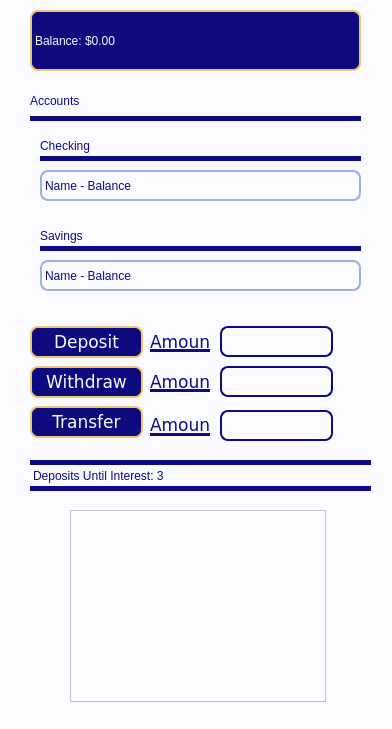
<?xml version="1.0" encoding="UTF-8"?>
<ui version="4.0">
 <class>bankAccount</class>
 <widget class="QMainWindow" name="bankAccount">
  <property name="geometry">
   <rect>
    <x>0</x>
    <y>0</y>
    <width>392</width>
    <height>729</height>
   </rect>
  </property>
  <property name="windowTitle">
   <string>MainWindow</string>
  </property>
  <property name="styleSheet">
   <string notr="true">background-color: rgb(250,250,255)</string>
  </property>
  <widget class="QWidget" name="centralwidget">
   <widget class="QStackedWidget" name="stackedWidget">
    <property name="geometry">
     <rect>
      <x>0</x>
      <y>0</y>
      <width>391</width>
      <height>731</height>
     </rect>
    </property>
    <property name="currentIndex">
     <number>1</number>
    </property>
    <widget class="QWidget" name="loginPage">
     <widget class="QLabel" name="welcomeLabel">
      <property name="geometry">
       <rect>
        <x>40</x>
        <y>20</y>
        <width>321</width>
        <height>81</height>
       </rect>
      </property>
      <property name="styleSheet">
       <string notr="true">color: rgb(250, 250, 255);
border: 2px solid rgb(240,197,113);
font: 20pt &quot;Verdana&quot;;
background-color: rgb(14, 11, 128);
border-radius: 8px</string>
      </property>
      <property name="text">
       <string>Welcome to                    Computer Science Bank</string>
      </property>
      <property name="alignment">
       <set>Qt::AlignCenter</set>
      </property>
      <property name="wordWrap">
       <bool>true</bool>
      </property>
     </widget>
     <widget class="QLineEdit" name="usernameEntry">
      <property name="geometry">
       <rect>
        <x>40</x>
        <y>210</y>
        <width>321</width>
        <height>31</height>
       </rect>
      </property>
      <property name="styleSheet">
       <string notr="true">border: 2px solid rgb(240,197,113);
</string>
      </property>
      <property name="placeholderText">
       <string>Enter username</string>
      </property>
     </widget>
     <widget class="QLabel" name="usernameLabel_2">
      <property name="geometry">
       <rect>
        <x>40</x>
        <y>170</y>
        <width>321</width>
        <height>31</height>
       </rect>
      </property>
      <property name="styleSheet">
       <string notr="true">color: rgb(14,11,128);
font: 13pt &quot;Verdana&quot;;
border-bottom: 5px solid rgb(14,11,128);</string>
      </property>
      <property name="text">
       <string>Username</string>
      </property>
     </widget>
     <widget class="QLineEdit" name="passwordEntry">
      <property name="geometry">
       <rect>
        <x>40</x>
        <y>290</y>
        <width>321</width>
        <height>31</height>
       </rect>
      </property>
      <property name="styleSheet">
       <string notr="true">border: 2px solid rgb(240,197,113);
</string>
      </property>
      <property name="placeholderText">
       <string>Enter password</string>
      </property>
      <property name="clearButtonEnabled">
       <bool>false</bool>
      </property>
     </widget>
     <widget class="QLabel" name="passwordLabel">
      <property name="geometry">
       <rect>
        <x>40</x>
        <y>250</y>
        <width>321</width>
        <height>31</height>
       </rect>
      </property>
      <property name="styleSheet">
       <string notr="true">color: rgb(14,11,128);
font: 13pt &quot;Verdana&quot;;
border-bottom: 5px solid rgb(14,11,128);</string>
      </property>
      <property name="text">
       <string>Password</string>
      </property>
     </widget>
     <widget class="QLabel" name="passwordEntryLabel">
      <property name="geometry">
       <rect>
        <x>40</x>
        <y>320</y>
        <width>321</width>
        <height>51</height>
       </rect>
      </property>
      <property name="styleSheet">
       <string notr="true">color: rgb(14,11,128);
font: 10pt &quot;Verdana&quot;;
</string>
      </property>
      <property name="text">
       <string>Password must be 7 characters long and contain at least one number and one symbol</string>
      </property>
      <property name="wordWrap">
       <bool>true</bool>
      </property>
     </widget>
     <widget class="QPushButton" name="submitButton">
      <property name="geometry">
       <rect>
        <x>40</x>
        <y>690</y>
        <width>311</width>
        <height>31</height>
       </rect>
      </property>
      <property name="styleSheet">
       <string notr="true">background-color: rgb(14, 11, 128);
border: 2px solid rgb(240, 197,113);
color: rgb(250, 250, 250);
font: 13pt Verdana;
border-radius: 8px;</string>
      </property>
      <property name="text">
       <string>Submit</string>
      </property>
     </widget>
     <widget class="QLineEdit" name="passwordSUlabel_2">
      <property name="geometry">
       <rect>
        <x>40</x>
        <y>650</y>
        <width>321</width>
        <height>31</height>
       </rect>
      </property>
      <property name="styleSheet">
       <string notr="true">border: 2px solid rgb(240,197,113);
</string>
      </property>
      <property name="placeholderText">
       <string>Enter password</string>
      </property>
      <property name="clearButtonEnabled">
       <bool>false</bool>
      </property>
     </widget>
     <widget class="QLabel" name="usernameSUlabel">
      <property name="geometry">
       <rect>
        <x>40</x>
        <y>530</y>
        <width>321</width>
        <height>31</height>
       </rect>
      </property>
      <property name="styleSheet">
       <string notr="true">color: rgb(14,11,128);
font: 13pt &quot;Verdana&quot;;
border-bottom: 5px solid rgb(14,11,128);</string>
      </property>
      <property name="text">
       <string>Username</string>
      </property>
     </widget>
     <widget class="QLineEdit" name="usernameSUentry">
      <property name="geometry">
       <rect>
        <x>40</x>
        <y>570</y>
        <width>321</width>
        <height>31</height>
       </rect>
      </property>
      <property name="styleSheet">
       <string notr="true">border: 2px solid rgb(240,197,113);
</string>
      </property>
      <property name="placeholderText">
       <string>Enter username</string>
      </property>
     </widget>
     <widget class="QLabel" name="passwordSUlabel">
      <property name="geometry">
       <rect>
        <x>40</x>
        <y>610</y>
        <width>321</width>
        <height>31</height>
       </rect>
      </property>
      <property name="styleSheet">
       <string notr="true">color: rgb(14,11,128);
font: 13pt &quot;Verdana&quot;;
border-bottom: 5px solid rgb(14,11,128);</string>
      </property>
      <property name="text">
       <string>Password</string>
      </property>
     </widget>
     <widget class="QLabel" name="loginLabel">
      <property name="geometry">
       <rect>
        <x>40</x>
        <y>120</y>
        <width>331</width>
        <height>41</height>
       </rect>
      </property>
      <property name="styleSheet">
       <string notr="true">color: rgb(14,11,128);
font: 20pt &quot;Verdana&quot;;
border-bottom: 5px solid rgb(14,11,128);</string>
      </property>
      <property name="text">
       <string>LOGIN</string>
      </property>
     </widget>
     <widget class="QLabel" name="signUpLabel">
      <property name="geometry">
       <rect>
        <x>40</x>
        <y>480</y>
        <width>331</width>
        <height>41</height>
       </rect>
      </property>
      <property name="styleSheet">
       <string notr="true">color: rgb(14,11,128);
font: 20pt &quot;Verdana&quot;;
border-bottom: 5px solid rgb(14,11,128);</string>
      </property>
      <property name="text">
       <string>SIGN UP</string>
      </property>
     </widget>
    </widget>
    <widget class="QWidget" name="homePage">
     <widget class="QLabel" name="amountLabel3">
      <property name="geometry">
       <rect>
        <x>150</x>
        <y>415</y>
        <width>60</width>
        <height>21</height>
       </rect>
      </property>
      <property name="styleSheet">
       <string notr="true">color: rgb(14, 11, 128);
font: 13pt Verdana;
border-bottom: 3px solid rgb(14,11,128);</string>
      </property>
      <property name="text">
       <string>Amount: </string>
      </property>
     </widget>
     <widget class="QLabel" name="savingsNameBalanceLabel">
      <property name="geometry">
       <rect>
        <x>40</x>
        <y>260</y>
        <width>321</width>
        <height>31</height>
       </rect>
      </property>
      <property name="styleSheet">
       <string notr="true">color: rgb(14,11,128);
font: 13pt &quot;Verdana&quot;;
border: 2px solid rgb(152,181,217);
border-radius: 8px;</string>
      </property>
      <property name="text">
       <string>Name - Balance</string>
      </property>
     </widget>
     <widget class="QLineEdit" name="depositAmt">
      <property name="geometry">
       <rect>
        <x>220</x>
        <y>326</y>
        <width>113</width>
        <height>31</height>
       </rect>
      </property>
      <property name="styleSheet">
       <string notr="true">color: rgb(14, 11, 128);
font: 13pt Verdana;
border: 2px solid rgb(14, 11, 128);
border-radius: 8px;</string>
      </property>
      <property name="text">
       <string/>
      </property>
     </widget>
     <widget class="QLabel" name="checkingLabel">
      <property name="geometry">
       <rect>
        <x>40</x>
        <y>130</y>
        <width>321</width>
        <height>31</height>
       </rect>
      </property>
      <property name="styleSheet">
       <string notr="true">color: rgb(14,11,128);
font: 13pt &quot;Verdana&quot;;
border-bottom: 5px solid rgb(14,11,128);</string>
      </property>
      <property name="text">
       <string>Checking </string>
      </property>
     </widget>
     <widget class="QLineEdit" name="withdrawAmt">
      <property name="geometry">
       <rect>
        <x>220</x>
        <y>366</y>
        <width>113</width>
        <height>31</height>
       </rect>
      </property>
      <property name="styleSheet">
       <string notr="true">color: rgb(14, 11, 128);
font: 13pt Verdana;
border: 2px solid rgb(14, 11, 128);
border-radius: 8px;</string>
      </property>
      <property name="text">
       <string/>
      </property>
     </widget>
     <widget class="QLineEdit" name="transferAmt">
      <property name="geometry">
       <rect>
        <x>220</x>
        <y>410</y>
        <width>113</width>
        <height>31</height>
       </rect>
      </property>
      <property name="styleSheet">
       <string notr="true">color: rgb(14, 11, 128);
font: 13pt Verdana;
border: 2px solid rgb(14, 11, 128);
border-radius: 8px;</string>
      </property>
      <property name="text">
       <string/>
      </property>
     </widget>
     <widget class="QLabel" name="label_25">
      <property name="geometry">
       <rect>
        <x>110</x>
        <y>560</y>
        <width>181</width>
        <height>91</height>
       </rect>
      </property>
      <property name="text">
       <string>Balance over time chart</string>
      </property>
     </widget>
     <widget class="QLabel" name="savingsLabel">
      <property name="geometry">
       <rect>
        <x>40</x>
        <y>220</y>
        <width>321</width>
        <height>31</height>
       </rect>
      </property>
      <property name="styleSheet">
       <string notr="true">color: rgb(14,11,128);
font: 13pt &quot;Verdana&quot;;
border-bottom: 5px solid rgb(14,11,128);</string>
      </property>
      <property name="text">
       <string>Savings </string>
      </property>
     </widget>
     <widget class="QLabel" name="nameBalanceLabel">
      <property name="geometry">
       <rect>
        <x>40</x>
        <y>170</y>
        <width>321</width>
        <height>31</height>
       </rect>
      </property>
      <property name="styleSheet">
       <string notr="true">color: rgb(14,11,128);
font: 13pt &quot;Verdana&quot;;
border: 2px solid rgb(152,181,217);
border-radius: 8px;
</string>
      </property>
      <property name="text">
       <string>Name - Balance</string>
      </property>
     </widget>
     <widget class="QPushButton" name="withdrawButton">
      <property name="geometry">
       <rect>
        <x>30</x>
        <y>366</y>
        <width>113</width>
        <height>32</height>
       </rect>
      </property>
      <property name="styleSheet">
       <string notr="true">background-color: rgb(14, 11, 128);
border: 2px solid rgb(240, 197,113);
color: rgb(250, 250, 250);
font: 13pt Verdana;
border-radius: 8px;</string>
      </property>
      <property name="text">
       <string>Withdraw</string>
      </property>
     </widget>
     <widget class="QPushButton" name="depositButton">
      <property name="geometry">
       <rect>
        <x>30</x>
        <y>326</y>
        <width>113</width>
        <height>32</height>
       </rect>
      </property>
      <property name="styleSheet">
       <string notr="true">background-color: rgb(14, 11, 128);
border: 2px solid rgb(240, 197,113);
color: rgb(250, 250, 250);
font: 13pt Verdana;
border-radius: 8px;</string>
      </property>
      <property name="text">
       <string>Deposit</string>
      </property>
     </widget>
     <widget class="QLabel" name="amountLabel1">
      <property name="geometry">
       <rect>
        <x>150</x>
        <y>332</y>
        <width>60</width>
        <height>20</height>
       </rect>
      </property>
      <property name="styleSheet">
       <string notr="true">color: rgb(14, 11, 128);
font: 13pt Verdana;
border-bottom: 3px solid rgb(14,11,128);</string>
      </property>
      <property name="text">
       <string>Amount: </string>
      </property>
     </widget>
     <widget class="QLabel" name="interestLabel">
      <property name="geometry">
       <rect>
        <x>30</x>
        <y>460</y>
        <width>341</width>
        <height>31</height>
       </rect>
      </property>
      <property name="styleSheet">
       <string notr="true">color: rgb(14,11,128);
font: 13pt &quot;Verdana&quot;;
border-bottom: 5px solid rgb(14,11,128);
border-top: 5px solid rgb(14,11,128);</string>
      </property>
      <property name="text">
       <string>Deposits Until Interest: 3</string>
      </property>
     </widget>
     <widget class="QGraphicsView" name="balanceChart">
      <property name="geometry">
       <rect>
        <x>70</x>
        <y>510</y>
        <width>256</width>
        <height>192</height>
       </rect>
      </property>
     </widget>
     <widget class="QLabel" name="amountLabel2">
      <property name="geometry">
       <rect>
        <x>150</x>
        <y>372</y>
        <width>60</width>
        <height>20</height>
       </rect>
      </property>
      <property name="styleSheet">
       <string notr="true">color: rgb(14, 11, 128);
font: 13pt Verdana;
border-bottom: 3px solid rgb(14,11,128);</string>
      </property>
      <property name="text">
       <string>Amount: </string>
      </property>
     </widget>
     <widget class="QLabel" name="accountLabel">
      <property name="geometry">
       <rect>
        <x>30</x>
        <y>80</y>
        <width>331</width>
        <height>41</height>
       </rect>
      </property>
      <property name="styleSheet">
       <string notr="true">color: rgb(14,11,128);
font: 20pt &quot;Verdana&quot;;
border-bottom: 5px solid rgb(14,11,128);</string>
      </property>
      <property name="text">
       <string>Accounts</string>
      </property>
     </widget>
     <widget class="QPushButton" name="transferButton">
      <property name="geometry">
       <rect>
        <x>30</x>
        <y>406</y>
        <width>113</width>
        <height>32</height>
       </rect>
      </property>
      <property name="styleSheet">
       <string notr="true">background-color: rgb(14, 11, 128);
border: 2px solid rgb(240, 197,113);
color: rgb(250, 250, 250);
font: 13pt Verdana;
border-radius: 8px;</string>
      </property>
      <property name="text">
       <string>Transfer</string>
      </property>
     </widget>
     <widget class="QLabel" name="balanceLabel">
      <property name="geometry">
       <rect>
        <x>30</x>
        <y>10</y>
        <width>331</width>
        <height>61</height>
       </rect>
      </property>
      <property name="styleSheet">
       <string notr="true">color: rgb(250, 250, 255);
border: 2px solid rgb(240,197,113);
font: 20pt &quot;Verdana&quot;;
background-color: rgb(14, 11, 128);
border-radius: 8px</string>
      </property>
      <property name="text">
       <string>Balance: $0.00</string>
      </property>
     </widget>
    </widget>
   </widget>
  </widget>
 </widget>
 <resources/>
 <connections/>
</ui>
